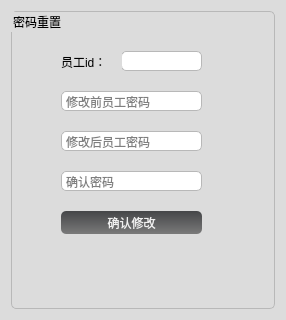
<?xml version="1.0" encoding="UTF-8"?>
<ui version="4.0">
 <class>resetPassword</class>
 <widget class="QWidget" name="resetPassword">
  <property name="geometry">
   <rect>
    <x>0</x>
    <y>0</y>
    <width>286</width>
    <height>320</height>
   </rect>
  </property>
  <property name="windowTitle">
   <string>Form</string>
  </property>
  <property name="styleSheet">
   <string notr="true">QWidget
{
	background-color: rgb(220, 220, 220);
}
QLabel#lab_Ico,QLabel#lab_Title{
	border-radius:0px;
	color: #F0F0F0;
	background-color:rgba(0,0,0,0);
	border-style:none;
}

QLineEdit {
	border: 1px solid #B8B8B8;
	border-radius: 5px;
	padding: 2px;
	background: none;
	selection-background-color: #454648;
}

QLineEdit[echoMode=&quot;2&quot;] { 
	lineedit-password-character: 9679; 
}

.QGroupBox{
	border: 1px solid #B8B8B8;
	border-radius: 5px;
}

/*提示标题*/
.QToolTip
{
    background: #f6f5ec;        /*背景颜色*/
    opacity:255;                /*透明度*/
    border: 1px solid #130c0e;  /*边框宽度样式及颜色*/
    color:#130c0e;              /*字体颜色*/
}
.QPushButton{
	border-style: none;
	border: 0px;
	color: #F0F0F0;
	padding: 5px;	
	border-radius:5px;
	background: qlineargradient(spread:pad, x1:0, y1:0, x2:0, y2:1, stop:0 #454648, stop:1 #7A7A7A); 
}

.QPushButton[focusPolicy=&quot;0&quot;] {
	border-style: none;
	border: 0px;
	color: #F0F0F0;
	padding: 0px;	
	min-height: 10px;
	border-radius:3px;
	background: qlineargradient(spread:pad, x1:0, y1:0, x2:0, y2:1, stop:0 #454648, stop:1 #7A7A7A); 
}

.QPushButton:hover{ 
	background: qlineargradient(spread:pad, x1:0, y1:0, x2:0, y2:1, stop:0 #B8B8B8, stop:1 #D6D6D6);
}

.QPushButton:pressed{ 
	background: qlineargradient(spread:pad, x1:0, y1:0, x2:0, y2:1, stop:0 #454648, stop:1 #7A7A7A);
}

QPushButton#btnMenu,QPushButton#btnMenu_Min,QPushButton#btnMenu_Max,QPushButton#btnMenu_Close{
	border-radius:0px;
	color: #F0F0F0;
	background-color:rgba(0,0,0,0);
	border-style:none;
}

QPushButton#btnMenu:hover,QPushButton#btnMenu_Min:hover,QPushButton#btnMenu_Max:hover{
	background-color: qlineargradient(spread:pad, x1:0, y1:1, x2:0, y2:0, stop:0 rgba(25, 134, 199, 0), stop:1 #B8B8B8);
}

QPushButton#btnMenu_Close:hover{
	background-color: qlineargradient(spread:pad, x1:0, y1:1, x2:0, y2:0, stop:0 rgba(238, 0, 0, 128), stop:1 rgba(238, 44, 44, 255));
}

QCheckBox {
	spacing: 2px; 
}

QCheckBox::indicator {
	width: 20px;
	height: 20px;
}

QCheckBox::indicator:unchecked {
	image: url(:/qss/clientcss/checkbox_unchecked.png);
}

QCheckBox::indicator:checked {
	image: url(:/qss/clientcss/checkbox_checked.png); 
}

QRadioButton {
	spacing: 2px;
}

QRadioButton::indicator {
	width: 15px; 
	height: 15px; 
}

QRadioButton::indicator::unchecked {
	image: url(:/qss/clientcss/radio_normal.png); 
}

QRadioButton::indicator::checked {
	image: url(:/qss/clientcss/radio_selected.png); 
}

QComboBox,QDateEdit{
	border-radius: 3px;
	padding: 1px 10px 1px 5px;
	border: 1px solid #B8B8B8;
}

QComboBox::drop-down,QDateEdit::drop-down {
	subcontrol-origin: padding;
	subcontrol-position: top right;
	width: 15px; 
	border-left-width: 1px;
	border-left-style: solid;
	border-top-right-radius: 3px;
	border-bottom-right-radius: 3px;
	border-left-color: #B8B8B8;
}

QComboBox::down-arrow,QDateEdit::down-arrow {
	image: url(:/qss/clientcss/array_down.png); 
}</string>
  </property>
  <layout class="QVBoxLayout" name="verticalLayout">
   <item>
    <widget class="QGroupBox" name="groupBox">
     <property name="title">
      <string>密码重置</string>
     </property>
     <widget class="QWidget" name="widget" native="true">
      <property name="geometry">
       <rect>
        <x>20</x>
        <y>20</y>
        <width>221</width>
        <height>261</height>
       </rect>
      </property>
      <widget class="QLineEdit" name="clientid_lineEdit">
       <property name="geometry">
        <rect>
         <x>90</x>
         <y>20</y>
         <width>81</width>
         <height>20</height>
        </rect>
       </property>
       <property name="readOnly">
        <bool>true</bool>
       </property>
       <property name="placeholderText">
        <string/>
       </property>
      </widget>
      <widget class="QLabel" name="label">
       <property name="geometry">
        <rect>
         <x>30</x>
         <y>20</y>
         <width>61</width>
         <height>21</height>
        </rect>
       </property>
       <property name="text">
        <string>员工id：</string>
       </property>
      </widget>
      <widget class="QPushButton" name="pushButton">
       <property name="geometry">
        <rect>
         <x>30</x>
         <y>180</y>
         <width>141</width>
         <height>23</height>
        </rect>
       </property>
       <property name="text">
        <string>确认修改</string>
       </property>
      </widget>
      <widget class="QLineEdit" name="before_lineEdit">
       <property name="geometry">
        <rect>
         <x>30</x>
         <y>60</y>
         <width>141</width>
         <height>20</height>
        </rect>
       </property>
       <property name="echoMode">
        <enum>QLineEdit::Password</enum>
       </property>
       <property name="placeholderText">
        <string>修改前员工密码</string>
       </property>
      </widget>
      <widget class="QLineEdit" name="after_lineEdit">
       <property name="geometry">
        <rect>
         <x>30</x>
         <y>100</y>
         <width>141</width>
         <height>20</height>
        </rect>
       </property>
       <property name="echoMode">
        <enum>QLineEdit::Password</enum>
       </property>
       <property name="placeholderText">
        <string>修改后员工密码</string>
       </property>
      </widget>
      <widget class="QLineEdit" name="sure_lineEdit">
       <property name="geometry">
        <rect>
         <x>30</x>
         <y>140</y>
         <width>141</width>
         <height>20</height>
        </rect>
       </property>
       <property name="echoMode">
        <enum>QLineEdit::Password</enum>
       </property>
       <property name="placeholderText">
        <string>确认密码</string>
       </property>
      </widget>
     </widget>
    </widget>
   </item>
  </layout>
 </widget>
 <resources/>
 <connections/>
</ui>
